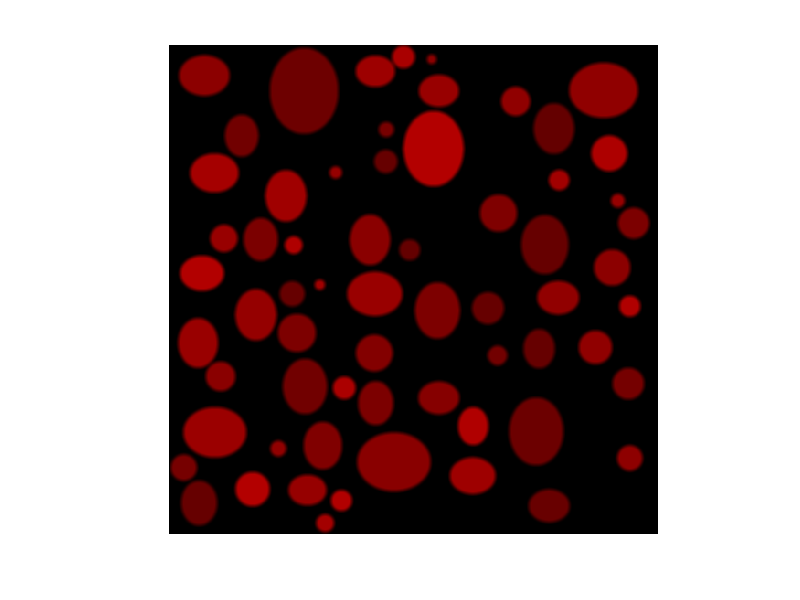

Write the MATLAB code that produced this figure.
% Parameters
imageSize = 1024; % Image size in pixels
numCircles = 32;
numEllipses = 32;
numObjects = numCircles+numEllipses; % Number of enclosed objects
minCircleSize = 20; % Minimum size of objects
maxCircleSize = 80; % Maximum size of objects
minEllipseMajor = 40;
maxEllipseMajor = 100;
ellipseAspect =0.8;
intensityRange = [100,180]; 


% Create a blank canvas
canvas = zeros(imageSize,imageSize,3);

% Object list
objects = NaN(numObjects,3);


%% Generate enclosed objects (circles+ellipses)
for i = 1:numObjects
    % Random intensity
    intensity = randi([intensityRange(1), intensityRange(2)]);
    % Random position


    if i <=numObjects/2
        % Random size
        size = randi([minCircleSize, maxCircleSize]);
        objects(i,3) = size/2;
        objects(i,1) = randi([1+uint64(size/2), imageSize-uint64(size/2)]);
        objects(i,2) = randi([1+uint64(size/2), imageSize-uint64(size/2)]);
        center = [objects(i,1), objects(i,2)];
        
        
        if i > 1
            dist = sqrt((objects(1:i-1,1) - center(1)).^2+(objects(1:i-1,2)-center(2)).^2);
    
                while any(dist < (objects(1:i-1,3) + size/2)+10)
                    objects(i,1) = randi([1+uint64(size/2), imageSize-uint64(size/2)]);
                    objects(i,2) = randi([1+uint64(size/2), imageSize-uint64(size/2)]);
                    center = [objects(i,1), objects(i,2)];
                    dist = sqrt((objects(1:i-1,1) - center(1)).^2+(objects(1:i-1,2)-center(2)).^2);
                end
        end
                [X, Y] = meshgrid(1:imageSize, 1:imageSize);
                mask = (X-center(1)).^2 + (Y-center(2)).^2 <= (size/2)^2;
                
                % Apply intensity to circle region
                canvas(mask) = intensity(:,:,1);
                imshow(uint8(canvas), [])
    else
        majorAxis = randi([minEllipseMajor, maxEllipseMajor]);
        minorAxis = majorAxis*ellipseAspect;
        objects(i,1) = randi([1+majorAxis, imageSize-majorAxis]);
        objects(i,2) = randi([1+majorAxis, imageSize-majorAxis]);
        center = [objects(i,1),objects(i,2)];

        axisSelect = randi([1,2]);
        if axisSelect ==1
            a = majorAxis;
            b = minorAxis;
        else
            a = minorAxis;
            b = majorAxis;
        end
        objects(i,3) = majorAxis;
        if i>numCircles
            dist = sqrt((objects(1:i-1,1) - center(1)).^2+(objects(1:i-1,2)-center(2)).^2);
            while any(dist < (objects(1:i-1,3) + majorAxis))
                majorAxis = randi([minEllipseMajor, maxEllipseMajor]);
                minorAxis = majorAxis*0.8;
                axisSelect = randi([1,2]);
                if axisSelect ==1
                    a = majorAxis;
                    b = minorAxis;
                else
                    a = minorAxis;
                    b = majorAxis;
                end
                objects(i,3) = majorAxis;
                objects(i,1) = randi([1+majorAxis, imageSize-majorAxis]);
                objects(i,2) = randi([1+majorAxis, imageSize-majorAxis]);
                center = [objects(i,1), objects(i,2)];
                dist = sqrt((objects(1:i-1,1) - center(1)).^2+(objects(1:i-1,2)-center(2)).^2);
            end
        end
            [X, Y] = meshgrid(1:imageSize, 1:imageSize);
            mask = ((X-center(1)).^2)./a^2 + ((Y-center(2)).^2)./b^2 <= 1;
            
            % Apply intensity to circle region
            canvas(mask) = intensity(:,:,1);
            imshow(uint8(canvas), [])
        
    end
end
%apply a PSF function to blur the  image
psf_size=10;
g_filter = fspecial('gaussian', [10 10] , psf_size);
blurred_image= imfilter(canvas, g_filter);
imshow(uint8(blurred_image),[]);

